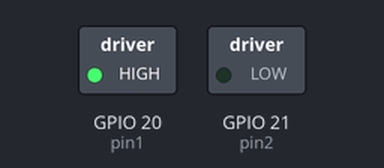
Simulated run of this program. Board: Raspberry Pi (BCM pin numbers). Parts: switched loads named in the program (green lamp = pin HIGH). What the program prints to the terminal is not drawn.

Above: at 0.1 s.
Timing chart, 0 to 1.6 s (numbered marks = the images above):
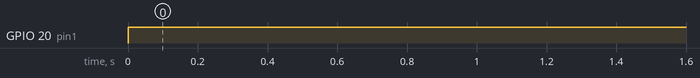

Measured:
- by itself, GPIO 20 (pin1): LOW → HIGH at 0.00 s

The program:

motor1.py
```python
import RPi.GPIO as GPIO
import time
import sys

GPIO.setmode(GPIO.BCM)
pin1 = 20
pin2 = 21

GPIO.setup(pin1, GPIO.OUT)
GPIO.setup(pin2, GPIO.OUT)

try:
    while True:
        GPIO.output(pin1, True)
        GPIO.output(pin2, False)
        print('Motro1')
        time.sleep(2)

except KeyboardInterrupt:
    GPIO.cleanup()
    sys.exit()
```
